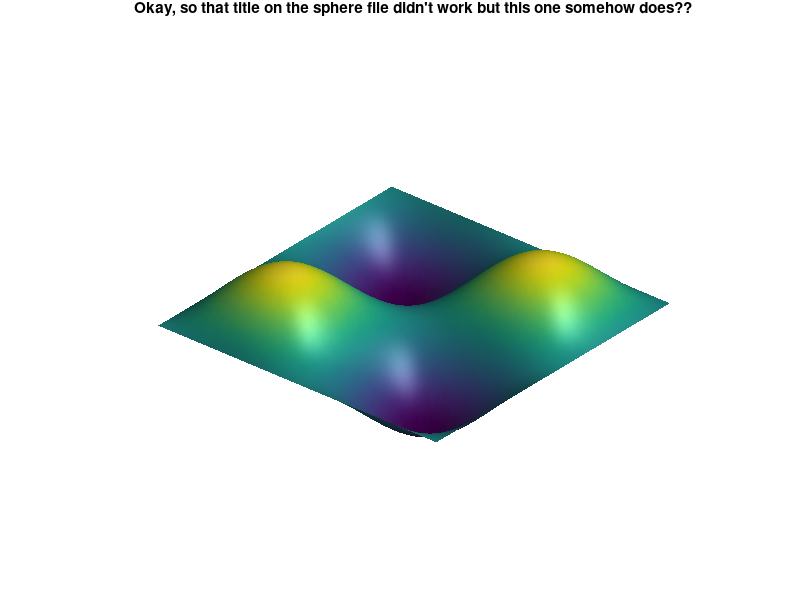

Write the MATLAB code that produced this figure. (Note: this script raises an error after producing the figure.)
% Testing space for 3d animation of a mesh grid.
clear;clc;clf;
domain = 2*pi;
div= pi/40;
theta = 0:div:domain;
phi = 0:div:domain;

[theta, phi] = meshgrid(theta,phi);

z = sin(theta).*sin(phi);

s = surf(theta,phi,z);

light               % add a light
lighting gouraud    % preferred lighting for a curved surface
axis equal off      % set axis equal and remove axis
view(40,30)         % set viewpoint
camzoom(1.5)        % zoom into scene
shading interp

length = 200;
for ii = -50:length
    phase1 = ii*pi/length;
    phase2 = ii*pi/length;
    thetaN = theta + phase1;
    phiN = phi + phase2;
    zN = sin(thetaN).*sin(phiN);
    title('Okay, so that title on the sphere file didn''t work but this one somehow does??')
    s.XData = thetaN;    % replace surface x values
    s.YData = phiN;    % replace surface y values
    s.ZData = zN;    % replace surface z values
    pause(0.05)     % pause to control animation speed
end